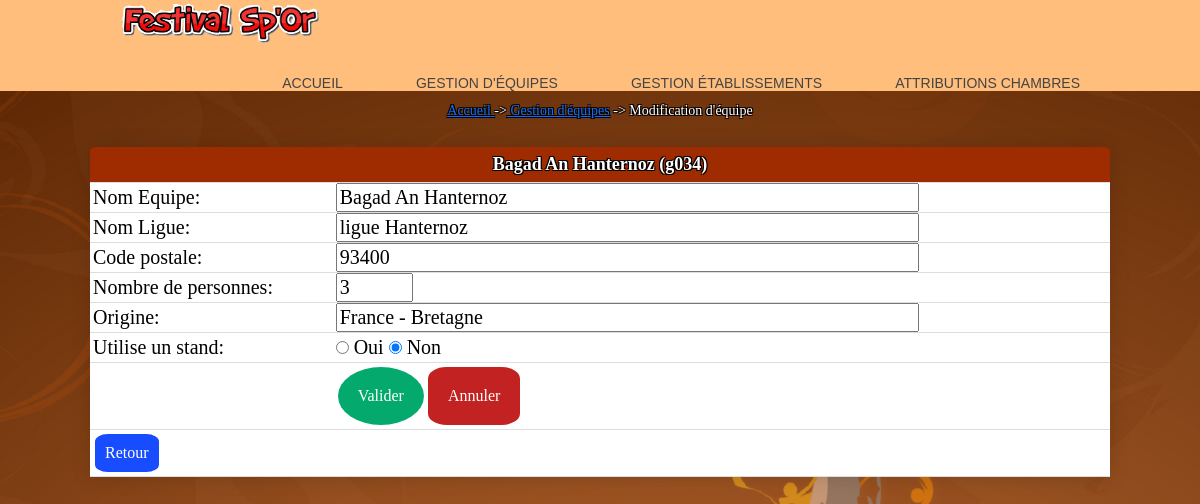
Page /modificationEquipe.php?action=demanderModifEqu&id=g034 on the committed database.
### tables this page shows
create table Groupe
(
	id char(4) not null, 
	nom varchar(40) not null, 
	identiteResponsable varchar(40) not null,
	adressePostale varchar(120) not null,
	nombrePersonnes integer not null, 
	nomPays varchar(40) not null, 
	hebergement char(1) not null,
	stand boolean not null,
	constraint pk_Groupe primary key(id)
);

### _gestionBase.inc.php (called while the page is built, shortened)
<?php
   $hote="localhost";
   $login="root";
   $mdp="";
   try{
      $connexion = new PDO("mysql:host=$hote;dbname=festival", $login, $mdp);
      $connexion->exec("set names utf8");
      return $connexion;
   }
   catch(PDOException $e){
      echo "Erreur :" . $e->getMessage();
      die();
   }
function obtenirDetailEquipe($connexion, $id)
{
   $req="SELECT * from Groupe where id='$id'";
   $rsEtab=$connexion->query($req);
   return $rsEtab->fetchAll();
}
?>

### modificationEquipe.php (the view, shortened to what this page needs)
<?php
include("_debut.inc.php");
include("_gestionBase.inc.php");
echo "<br><p align='center' class='textArianne'><a  href = 'index.php'> Accueil </a> -><A href='gestionEquipe.php'> Gestion d'équipes</a> -> Modification d'équipe </p> <br>";
$action=$_REQUEST['action'];
$id=$_REQUEST['id'];
if ($action=='demanderModifEqu')
{
   $lgEqu=obtenirDetailEquipe($connexion, $id);
   foreach ($lgEqu as $row) {
      $nom=$row['nom'];
      $identiteResponsable=$row['identiteResponsable'];
      $adressePostale=$row['adressePostale'];
      $nombrePersonnes=$row['nombrePersonnes'];
      $nomPays=$row['nomPays'];
      $stand=$row['stand'];
   }
}
echo "
<form method='POST' action='modificationEquipe.php?'>
   <input type='hidden' value='validerModifEqu' name='action'>
   <table width='85%' cellspacing='0' cellpadding='0' align='center'
   class='content-table'>
      <thead>
      <tr>
         <th colspan='3'>".$nom." (".$id.")</th>
      </tr>
      </thead>
      <tr>
         <th><input type='hidden' value=".$id." name='id'></th>
      </tr>
";
      echo '
      <tr>
         <td> Nom Equipe: </td>
         <td><input type="text" value="'.$nom.'" name="nom" size="50"
         maxlength="45" required></td>
      </tr>
      <tr>
         <td> Nom Ligue: </td>
         <td><input type="text" value="'.$identiteResponsable.'" name="identiteResponsable" size="50"
         maxlength="45" required></td>
      </tr>
      <tr>
         <td> Code postale: </td>
         <td><input type="text" value="'.$adressePostale.'" name="adressePostale" size="50"
         maxlength="45" required></td>
      </tr>
      <tr>
         <td> Nombre de personnes: </td>
         <td><input type="text" value="'.$nombrePersonnes.'" name="nombrePersonnes"
         size="4" maxlength="4" required></td>
      </tr>
      <tr>
         <td> Origine: </td>
         <td><input type="text" value="'.$nomPays.'" name="nomPays"
         size="50" maxlength="50" required></td>
      </tr>';
      echo'
      <tr>
         <td> Utilise un stand: </td>
         <td>';
            if ($stand==1)
            {
               echo "
               <input type='radio' name='stand' value='1' checked >
               Oui
               <input type='radio' name='stand' value='0' >  Non";
             }
             else
             {
                echo "
                <input type='radio' name='stand' value='1'>
                Oui
                <input type='radio' name='stand' value='0' checked> Non";
              }
              echo'
           </td>
         </tr>
      <tr>
         <td align="right">
         </td>
         <td align="left"><input class="buttonTab" type="submit" value="Valider" name="valider"><input class="buttonCréa" type="reset" value="Annuler" name="annuler">
         </td>
      </tr>
      <tr>
         <td colspan="2" align="center"><a class="buttonRetour" href="gestionEquipe.php">Retour</a>
         </td>
      </tr>
   </table>';
   echo "
</form>";
?>

### css/cssGeneral.css (style rules this page uses)
.buttonRetour { background-color: #184cff; border: none; color: rgb(255, 255, 255); padding: 10px; text-align: center; text-decoration: none; display: inline-block; font-size: 16px; margin: 4px 2px; border-radius: 20%; }
.buttonCréa { background-color: #c22222; border: none; color: rgb(255, 255, 255); padding: 20px; text-align: center; text-decoration: none; display: inline-block; font-size: 16px; margin: 4px 2px; border-radius: 20%; }
.buttonTab { background-color: #04AA6D; border: none; color: white; padding: 20px; text-align: center; text-decoration: none; display: inline-block; font-size: 16px; margin: 4px 2px; border-radius: 50%; }
.basePage { color:black; font:11px Arial, Helvetica, sans-serif; }
.textArianne { color:#FFFFFF; font:14px Georgia, "Times New Roman", Times, serif; text-shadow: -1px -1px 0 #000, 1px -1px 0 #000, -1px 1px 0 #000, 1px 1px 0 #000; }
td,tr { text-align: left; font:11px Arial, Helvetica, sans-serif; }
.content-table { border-radius: 5px 5px 0 0; overflow: hidden; box-shadow: 0 0 20px rgba(0, 0, 0, 0.15); }
.content-table thead tr { height:35px; font:18px Georgia, "Times New Roman", Times, serif; text-shadow: -1px -1px 0 #000, 1px -1px 0 #000, -1px 1px 0 #000, 1px 1px 0 #000; text-align:center; background-color: #9F2B00; color: #ffffff; }
.content-table td { background-color:#ffffff; height:30px; text-align:left; color:#000; font:20px Georgia, "Times New Roman", Times, serif; padding-left:3px; }
.content-table tbody tr { border-bottom: 1px solid #dddddd; }
.content-table tbody tr:nth-of-type(even) { background-color: #000; }

### css/fond.css (style rules this page uses)
body { background-image: url("../images/fond4.PNG"); background-size: cover; background-repeat: no-repeat; background-attachment: fixed; }

### rows in the picture
groupe: nom "Bagad An Hanternoz", identiteResponsable "ligue Hanternoz", adressePostale "93400", nombrePersonnes "3", nomPays "France - Bretagne"

### other values in the picture
$id "g034"
